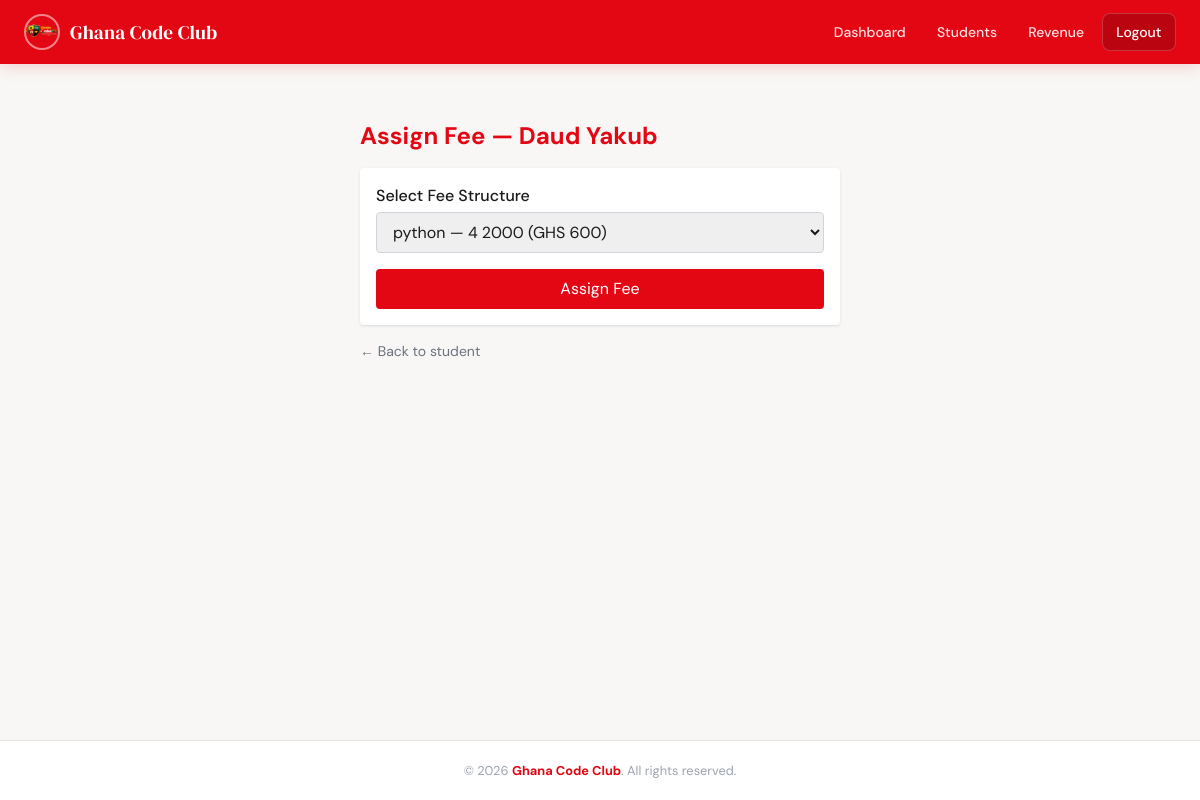
Screenshot of /students/1/assign-fee (signed in) with the database file from the repository.
### tables this page shows
CREATE TABLE schools (
            id INTEGER PRIMARY KEY AUTOINCREMENT,
            name TEXT NOT NULL,
            fee_limit NUMERIC(10,2) DEFAULT 0,
            email TEXT UNIQUE NOT NULL,
            password_hash TEXT NOT NULL,
            logo TEXT,
            created_at TIMESTAMP NOT NULL DEFAULT CURRENT_TIMESTAMP
        );

CREATE TABLE students (
            id INTEGER PRIMARY KEY AUTOINCREMENT,
            school_id INTEGER NOT NULL REFERENCES schools(id) ON DELETE CASCADE,
            first_name TEXT NOT NULL,
            last_name TEXT,
            parent_name TEXT,
            parent_phone TEXT,
            profile_picture TEXT,
            created_at TIMESTAMP NOT NULL DEFAULT CURRENT_TIMESTAMP
        );

### app.py (the view, shortened to what this page needs)
@app.route("/students/<int:student_id>/assign-fee", methods=["GET", "POST"])
@login_required
def assign_fee(student_id):
    if not current_user.is_admin():
        return "Forbidden", 403
    conn = get_connection()
    cur = conn.cursor()
    cur.execute(
        "SELECT * FROM students WHERE id = ? AND school_id = ?",
        (student_id, current_user.school_id),
    )
    student = cur.fetchone()
    if not student:
        conn.close()
        return "Student not found", 404
    cur.execute(
        """
        SELECT fs.id, fs.class_name, fs.term, fs.academic_year, fs.total_fee
        FROM fee_structures fs
        WHERE fs.school_id = ?
        AND fs.id NOT IN (
            SELECT fee_structure_id FROM student_fees WHERE student_id = ?
        )
        ORDER BY fs.academic_year DESC, fs.term
    """,
        (current_user.school_id, student_id),
    )
    fee_structures = cur.fetchall()
    conn.close()
    return render_template(
        "assign_fee.html", student=student, fee_structures=fee_structures
    )

### app.py (called while the page is built)
@app.context_processor
def inject_year():
    return {"current_year": datetime.now().year}

@login_manager.user_loader
def load_user(user_id):
    conn = get_connection()
    cur = conn.cursor()
    cur.execute(
        """
        SELECT u.*, s.name AS school_name,
               s.logo AS school_logo
        FROM users u
        LEFT JOIN schools s ON u.school_id = s.id
        WHERE u.id = ?
    """,
        (user_id,),
    )
    row = cur.fetchone()
    conn.close()
    return User(row) if row else None

### db.py (called while the page is built)
def _convert_timestamp(val):
    val = val.decode()
    try:
        return datetime.fromisoformat(val)
    except ValueError:
        return val

def get_connection():
    conn = sqlite3.connect(
        DB_NAME,
        timeout=10,
        detect_types=sqlite3.PARSE_DECLTYPES | sqlite3.PARSE_COLNAMES,
    )
    conn.row_factory = sqlite3.Row
    conn.execute("PRAGMA journal_mode=WAL;")
    return conn

### models.py (called while the page is built)
    def is_admin(self):
        return self.role == "admin"

    def is_superadmin(self):
        return self.role == "superadmin"

### templates/assign_fee.html
{% extends "base.html" %}
{% block content %}
<div class="container mx-auto px-4 py-6 max-w-lg">
  <h1 class="text-2xl font-bold text-[var(--gcc-red)] mb-4">
    Assign Fee — {{ student.first_name }} {{ student.last_name or '' }}
  </h1>
  {% if fee_structures %}
  <form method="POST" class="bg-white p-4 rounded shadow flex flex-col gap-4">
    <div>
      <label class="font-medium block mb-1">Select Fee Structure</label>
      <select name="fee_structure_id" required
              class="border border-gray-300 rounded px-3 py-2 w-full">
        {% for fs in fee_structures %}
        <option value="{{ fs.id }}">
          {{ fs.class_name }} — {{ fs.term }} {{ fs.academic_year }} (GHS {{ fs.total_fee }})
        </option>
        {% endfor %}
      </select>
    </div>
    <button type="submit"
            class="bg-[var(--gcc-red)] text-white px-4 py-2 rounded hover:bg-red-700 transition">
      Assign Fee
    </button>
  </form>
  {% else %}
  <div class="bg-yellow-50 border border-yellow-300 text-yellow-700 p-4 rounded">
    No available fee structures to assign.
    <a href="{{ url_for('create_fee') }}" class="underline font-semibold">Create one first.</a>
  </div>
  {% endif %}
  <a href="{{ url_for('student_detail', id=student.id) }}"
     class="inline-block mt-4 text-sm text-gray-500 hover:underline">
    ← Back to student
  </a>
</div>
{% endblock %}

### templates/base.html (shortened to what this page needs)
<!DOCTYPE html>
<html lang="en">
<head>
    <script src="https://cdn.tailwindcss.com"></script>
</head>
<body>
    <header class="navbar">
        <div class="navbar-inner">
            <a href="{{ url_for('dashboard') }}" class="brand">
                {% if current_user.is_authenticated and current_user.school_logo %}
                    <img src="{{ url_for('static', filename='uploads/' ~ current_user.school_logo) }}"
                         alt="Logo" class="brand-logo">
                {% else %}
                    <span class="brand-dot">G</span>
                {% endif %}
                <span>
                    {% if current_user.is_authenticated %}
                        {{ current_user.school_name or "GCC Students App" }}
                    {% else %}
                        GCC Students App
                    {% endif %}
                </span>
            </a>
            <nav class="nav-links">
                {% if current_user.is_authenticated %}
                    {% if current_user.is_superadmin() %}
                        <a href="{{ url_for('superadmin_dashboard') }}" class="nav-link">Dashboard</a>
                        <a href="{{ url_for('schools') }}" class="nav-link">Schools</a>
                    {% else %}
                        <a href="{{ url_for('dashboard') }}" class="nav-link">Dashboard</a>
                        <a href="{{ url_for('students') }}" class="nav-link">Students</a>
                        <a href="{{ url_for('revenue_dashboard') }}" class="nav-link">Revenue</a>
                    {% endif %}
                    <a href="{{ url_for('logout') }}" class="nav-link nav-link-logout">Logout</a>
                {% else %}
                    <a href="{{ url_for('login') }}" class="nav-link">Login</a>
                    <a href="{{ url_for('register') }}" class="nav-link nav-link-logout">Register</a>
                {% endif %}
            </nav>
        </div>
    </header>
    <main class="main-content">
        {% block content %}{% endblock %}
    </main>
    <footer>
        &copy; {{ current_year }} <strong>Ghana Code Club</strong>. All rights reserved.
    </footer>
</body>
</html>

### templates/base.html (style rules this page uses)
:root { --gcc-red: #E30613; --gcc-red-dark: #b8050f; --gcc-red-light: #ff1a2a; }
* { box-sizing: border-box; }
body { font-family: 'DM Sans', sans-serif; background: #f8f7f5; color: #1a1a1a; min-height: 100vh; display: flex; flex-direction: column; }
.navbar { background: var(--gcc-red); position: sticky; top: 0; z-index: 50; box-shadow: 0 2px 16px rgba(227,6,19,0.18); }
.navbar-inner { max-width: 1200px; margin: 0 auto; padding: 0 1.5rem; height: 64px; display: flex; align-items: center; justify-content: space-between; }
.brand { display: flex; align-items: center; gap: 10px; text-decoration: none; color: white; font-family: 'DM Serif Display', serif; font-size: 1.2rem; letter-spacing: 0.01em; transition: opacity 0.2s; }
.brand-logo { width: 36px; height: 36px; border-radius: 50%; object-fit: cover; border: 2px solid rgba(255,255,255,0.5); }
.nav-links { display: none; align-items: center; gap: 0.25rem; }
@media (min-width: 768px) { .nav-links { display: flex; } }
.nav-link { color: rgba(255,255,255,0.88); text-decoration: none; font-size: 0.875rem; font-weight: 500; padding: 0.45rem 0.85rem; border-radius: 8px; transition: background 0.15s, color 0.15s; white-space: nowrap; }
.nav-link-logout { color: white; background: rgba(0,0,0,0.18); border: 1px solid rgba(255,255,255,0.2); }
.main-content { flex: 1; max-width: 1200px; width: 100%; margin: 0 auto; padding: 2rem 1.5rem; }
footer { background: white; border-top: 1px solid #e5e5e5; text-align: center; padding: 1.25rem; font-size: 0.8rem; color: #9ca3af; }
footer strong { color: var(--gcc-red); }
.main-content { animation: fadeUp 0.3s ease both; }

### rows the page displays
schools: logo (picture), name "Ghana Code Club"
students: first_name "Daud", last_name "Yakub"

### other values shown
form field fee_structure_id "python — 4 2000 (GHS 600)"
